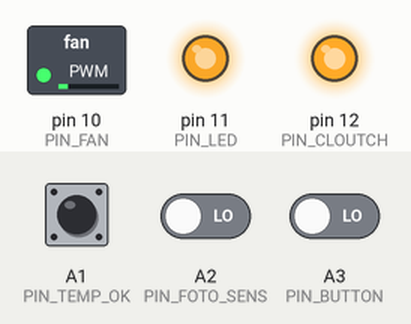
A program run on a simulated Arduino Pro Mini, built with avr-gcc and run on an emulated ATmega328P. On the bench: switched loads named in the program (green lamp = pin HIGH), output pins drawn as LEDs (lit = HIGH). The inputs (shaded band) are chosen by the test bench; at power-on: A1 (PIN_TEMP_OK) LOW, A2 (PIN_FOTO_SENS) LOW, A3 (PIN_BUTTON) LOW. What the program prints to the serial monitor is not drawn.

Above: at 1.2 s.
1.3 s: A1 (PIN_TEMP_OK) pulled HIGH for 1 s
At 3.22 s:
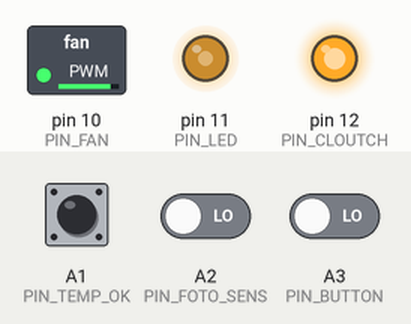
5.1 s: A2 (PIN_FOTO_SENS) driven HIGH
At 6.19 s:
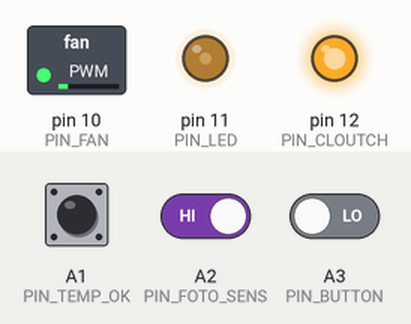
8.1 s: A1 (PIN_TEMP_OK) pulled HIGH for 3.2 s
12.8 s: A2 (PIN_FOTO_SENS) driven LOW
At 16.0 s:
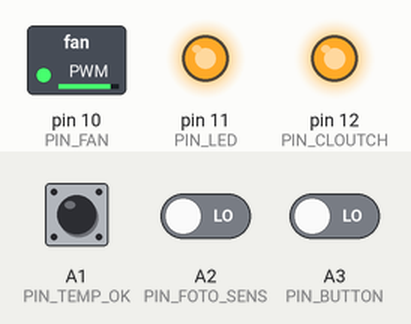
Timing chart, 0 to 16.8 s (numbered marks = the images above; inputs shaded):
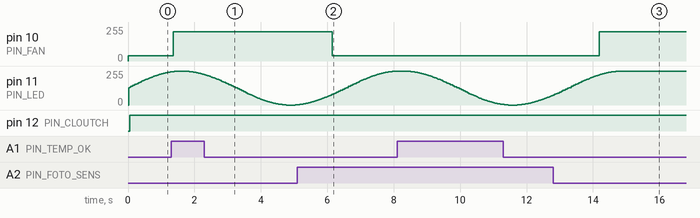

Measured:
- after the input at 5.1 s, pin 10 (PIN_FAN): 220/255 → 40/255 after 1.0 s
- after the input at 12.8 s, pin 10 (PIN_FAN): 40/255 → 220/255 after 1.4 s

The program:

main.cpp
```cpp
#include <Arduino.h>

// outputs
#define PIN_LED 11
#define PIN_FAN 10
#define PIN_CLOUTCH 12

// inputs
#define PIN_TEMP_OK A1
#define PIN_FOTO_SENS A2
#define PIN_BUTTON A3

#include "cloutch.hpp"
#include "contact.hpp"
#include "fan.cpp"
#include "led.hpp"
#include "tempsensor.hpp"

#define MINFAN 40          // Минимальная скорость вращения венитилятра
#define TIMETOENABLEFAN 1  // Время в секундах работы вентилятора на максимальных оборотах после обнаружения руки

#define FADE_SPEED 0.007  // Скорость дыхания светодиодной подсветки

Led led(PIN_LED, FADE_SPEED);  // Создаем объект для управления светодиодом
Fan fan(PIN_FAN, MINFAN);
Cloutch cloutch(PIN_CLOUTCH, 45 * 60, 2 * 60);

Contact fotoSensor(PIN_FOTO_SENS, 50);
Contact btn(PIN_BUTTON);
Contact tempOk(PIN_TEMP_OK);

void pinsettings() {
    // Пины D9 и D10 - 31.4 кГц
    TCCR1A = 0b00000001;  // 8bit
    TCCR1B = 0b00000001;  // x1 phase correct
}

void setup() {
    pinsettings();
    Serial.begin(115200);
    Serial.println("RESTART");
}

void loop() {
    if (!fotoSensor.getState())
        fan.EnebleOnTime(TIMETOENABLEFAN);
    if (!btn.getState())
        cloutch.OpenOnTime(1800);
    if (tempOk.getState()) {
        led.isActive = true;
    }else{
        led.isActive = false;
    }

    cloutch.update();
    fan.update();
    led.update();
}
```

cloutch.hpp
```cpp
#include <Arduino.h>

class Cloutch
{
private:
    bool currentState;
    unsigned long lastupdate;
    int pin;
    unsigned long lastClose;
    unsigned long timeToClose;
    unsigned long timerSecons;
    unsigned long  openingtime;

    bool openAtButton = false;
    bool openattimer = false;


    void OpenOnTimer(unsigned long Seconds){
        openattimer = true;
        timeToClose = millis() + Seconds*1000;
    }

public:
    Cloutch(uint8_t pin, unsigned long timerSecons, unsigned long openingtime) {
        this->pin = pin;
        this->timerSecons = timerSecons;
        this->openingtime = openingtime;
        pinMode(pin,OUTPUT);
    };


    void OpenOnTime(unsigned long Seconds){
        openattimer = false;
        openAtButton = true;
        timeToClose = millis() + Seconds*1000;
        currentState = true;
        digitalWrite(pin,currentState);
        Serial.println("открываю от кнопки");
        Serial.print("Сейчас ");Serial.print(millis()); Serial.print("ms, Закрою в ");Serial.println(timeToClose); Serial.println("ms");
    }

    void update(){
        if(openAtButton && millis() > timeToClose){ //если открыт от кнопки и время уже закрывать
            Serial.println("открыт от кнопки и время уже закрывать");
            openAtButton =false;
            currentState = false;
            digitalWrite(pin,currentState);
            lastClose = millis();
            return;
        }
        if(openattimer && millis() > timeToClose){ // если открыт по таймеру и время закрывать
            Serial.println("открыт по таймеру и время закрывать");
            openattimer = false;
            currentState = false;
            digitalWrite(pin,currentState);
            lastClose = millis();
            return;
        }

        if(!openAtButton && !openattimer && (millis() > lastClose + timerSecons*1000)){     //если не работает по кнопке и таймеру и
                                                                                            //пришло время открывть
            Serial.println("не работает по кнопке и таймеру и пришло время открывть");
            timeToClose = millis() + openingtime*1000;
            openattimer = true;
            currentState = true;
            digitalWrite(pin,currentState);
        }
    }
};
```

contact.hpp
```cpp
#include <Arduino.h>
class Contact
{
private:
    int pin;                        // Пин, к которому подключена кнопка
    bool lastState;                 // Предыдущее состояние кнопки
    unsigned long lastDebounceTime; // Время последнего изменения состояния
    unsigned long debounceDelay;    // Задержка для устранения дребезга

public:
    bool currentState; // Текущее состояние кнопки
    // Конструктор класса Button
    // buttonPin - пин кнопки
    // debounceTime - время подавления дребезга (по умолчанию 50 мс)
    Contact(int buttonPin, unsigned long debounceTime = 50)
    {
        pin = buttonPin;
        debounceDelay = debounceTime;
        pinMode(pin, INPUT); // Устанавливаем режим подтягивающего резистора
        lastState = HIGH;    // Начальное состояние кнопки (отпущена)
        currentState = HIGH;
        lastDebounceTime = 0;
    }

    bool update()
    {
        bool reading = digitalRead(pin);
        if (reading != lastState)
        {
            lastDebounceTime = millis();
            lastState = reading;
        }
        if (lastDebounceTime + debounceDelay < millis())
        {
            currentState = reading;
            return true;
        }else return false;
    }
    bool getState()
    {
        update();
        return currentState;
    }
};
```

fan.cpp
```cpp
#include <Arduino.h>

class Fan
{
private:
    int currentspeed;
    unsigned long lastupdate;
    int pin;
    int minSpeed;
    unsigned long timetooff;

public:
    Fan(uint8_t pin, int minSpeed)
    {
        this->pin = pin;
        this->minSpeed = minSpeed;
        pinMode(pin, OUTPUT);
        lastupdate = millis();
        analogWrite(pin, minSpeed);
        currentspeed = minSpeed;
    }

    void EnebleOnTime(int seconds)
    {
        timetooff = millis() + (seconds * 1000);
    }

    void update()
    {
        if (millis() - lastupdate < 4)
            return;
        lastupdate = millis();
        if (millis() > timetooff)
        {
            if (currentspeed > minSpeed)
            {
                currentspeed--;
            }
            analogWrite(pin, minSpeed);
            return;
        }
        if (currentspeed < 220)
        {
            currentspeed++;
            analogWrite(pin, currentspeed);
        }
    }
};
```

led.hpp
```cpp
#include <Arduino.h>

class Led
{
private:
    int ledPin;       // Пин светодиода
    float brightness; // Текущая яркость
    float angle;      // Угол для синусоиды
    float speed;      // Скорость дыхания
    unsigned long last_update;

public:
    bool isActive; // Флаг активности

    Led(int pin, float fadeSpeed)
    {
        ledPin = pin;
        speed = fadeSpeed;
        brightness = 0;
        angle = 0;
        isActive = true;
        pinMode(ledPin, OUTPUT);
        last_update = millis();
    }

    void update()
    {
        if (millis() - last_update < 5)
            return;
        last_update = millis();

        brightness = (sin(angle) + 1) / 2 * 255; // Переводим синус в диапазон (0-255)
        int setbr= map((int)brightness, 0, 254, 0, 254);
        analogWrite(ledPin, setbr);
        if (!isActive && setbr == 254)
            return;
        else
        {
            angle += speed;
        }
        if (angle > 6.28)
            angle = 0; // Сброс угла (2π радиан = 360°)
    }
};
```

tempsensor.hpp
```cpp
#include <Arduino.h>

class TempSensor
{
private:
    unsigned int last_update;
    bool last_state = false;
    uint8_t pin;

public:
    bool state = false;

    TempSensor(int pin)
    {
        this->pin = pin;
        pinMode(pin, INPUT);
        state = digitalRead(pin);
        last_update = millis();
    };

    bool update()
    {
        if(millis()-last_update < 20)
            return false;

        bool b = digitalRead(pin);
        if (b != state )
        {
            state = !state;
            return true;
        }
        else
            return false;
    };
};
```
